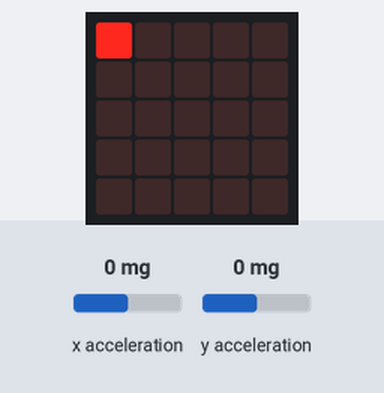
Simulated run of this program. Board: BBC micro:bit (MakeCode). Shown: the board's 5×5 LED display. Inputs (shaded band) come from the test bench; at power-on: x acceleration 0 mg, y acceleration 0 mg.

Above: at 0.16 s.

The program:

main.ts
```typescript
let x = 2
let y = 2
basic.forever(function on_forever() {
    let x: number;
    let y: number;
    led.plot(x, y)
    basic.pause(50)
    basic.clearScreen()
    let accX = input.acceleration(Dimension.X)
    let accY = input.acceleration(Dimension.Y)
    if (accX <= 150 && x > 0) {
        x = x - 1
    } else if (accX > 150 && x < 4) {
        x = x + 1
    }

    if (accY <= 150 && y > 0) {
        y = y - 1
    } else if (accY > 150 && y < 4) {
        y = y + 1
    }

})
```

test.ts
```typescript
// aquí va el archivo "tests"; esto no se compilará cuando este paquete se utilice como una extensión.
```
